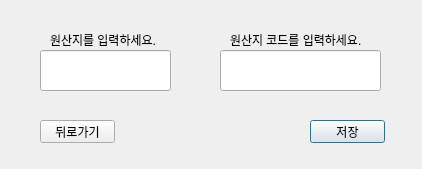
<?xml version="1.0" encoding="UTF-8"?>
<ui version="4.0">
 <class>Dialog</class>
 <widget class="QDialog" name="Dialog">
  <property name="geometry">
   <rect>
    <x>0</x>
    <y>0</y>
    <width>422</width>
    <height>169</height>
   </rect>
  </property>
  <property name="windowTitle">
   <string>Dialog</string>
  </property>
  <widget class="QPushButton" name="save">
   <property name="geometry">
    <rect>
     <x>310</x>
     <y>120</y>
     <width>75</width>
     <height>23</height>
    </rect>
   </property>
   <property name="text">
    <string>저장</string>
   </property>
  </widget>
  <widget class="QLineEdit" name="lineEdit">
   <property name="geometry">
    <rect>
     <x>40</x>
     <y>50</y>
     <width>131</width>
     <height>41</height>
    </rect>
   </property>
  </widget>
  <widget class="QLineEdit" name="lineEdit_2">
   <property name="geometry">
    <rect>
     <x>220</x>
     <y>50</y>
     <width>161</width>
     <height>41</height>
    </rect>
   </property>
  </widget>
  <widget class="QLabel" name="label">
   <property name="geometry">
    <rect>
     <x>50</x>
     <y>30</y>
     <width>121</width>
     <height>20</height>
    </rect>
   </property>
   <property name="text">
    <string>원산지를 입력하세요.</string>
   </property>
  </widget>
  <widget class="QLabel" name="label_2">
   <property name="geometry">
    <rect>
     <x>230</x>
     <y>30</y>
     <width>151</width>
     <height>20</height>
    </rect>
   </property>
   <property name="text">
    <string>원산지 코드를 입력하세요.</string>
   </property>
  </widget>
  <widget class="QPushButton" name="save_2">
   <property name="geometry">
    <rect>
     <x>40</x>
     <y>120</y>
     <width>75</width>
     <height>23</height>
    </rect>
   </property>
   <property name="text">
    <string>뒤로가기</string>
   </property>
  </widget>
 </widget>
 <resources/>
 <connections/>
</ui>
